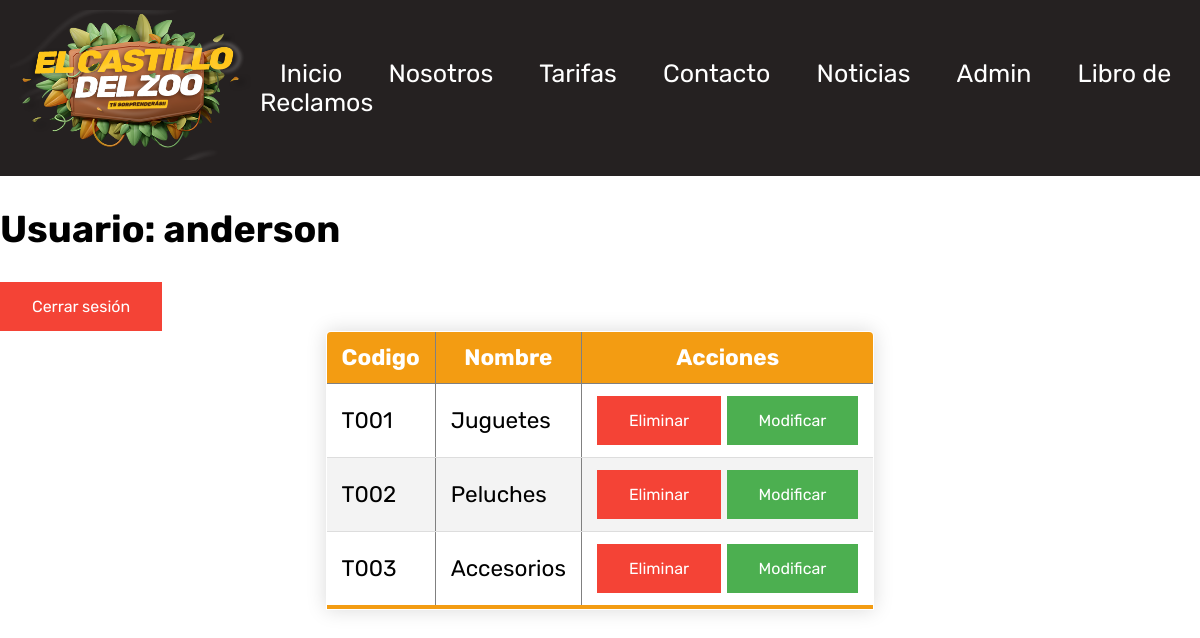
The app's page /paginas/tipo/listar.php (signed in) with its own data.
### tables this page shows
CREATE TABLE `tipo` (
  `codtip` varchar(10) NOT NULL,
  `nomtip` varchar(30) NOT NULL
);

### controlador/conexion.php (called while the page is built, shortened)
<?php
function listarTipo($conn){
    $sql="select codtip, nomtip from tipo";
    $res= mysqli_query($conn, $sql);
    $vec=array();
    while($f= mysqli_fetch_array($res))
        $vec[]=$f;
    return $vec;
}
?>

### paginas/tipo/listar.php (the view, shortened to what this page needs)
<!DOCTYPE html>
<html>
<head>
	<link rel="stylesheet" type="text/css" href="../../css\css.css">
</head>
<body class="indext">
	<?php
		include "../../includes/admincabecera.php";
	?>
	<?php
	require('../../controlador/conexion.php');
	$conn = conectar();
	?>
	<h2>Usuario: <?= $_SESSION['usuario'] ?></h2>
	<a class="beliminar" href="../../llamadas/procesoCerrarSesion.php">Cerrar sesión</a>
<table border="1" align="center" class="content-table">
	<thead>
	<tr>
		<th>Codigo</th>
		<th>Nombre</th>
		<th>Acciones</th>
	</tr>
</thead>
		<?php
		foreach (listarTipo($conn) as $key => $value) {
		?>
	<tr>
		<td><?=$value[0]?></td>
		<td><?=$value[1]?></td>
		<td>
			<a href="../../llamadas/procesoTipo.php?accion=eliminar&codigo=<?=$value[0]?>" class="beliminar">Eliminar</a>
			<a href="editar.php?accion=modificar&codigo=<?=$value[0]?>" class="bmodificar">Modificar</a>
		</td>
	</tr>
	<?php
	}
	?>
</table>
</body>
</html>

### css/css.css (style rules this page uses)
body { background-image: url("../Imagenes/fondo2.jpg"); margin: 0; }
a { text-decoration: none; color: #FFFFFF; }
.indext { background-image: url("../Imagenes/fondo6.jpg"); margin: 0; font-family: Rubik; font-size: 25px; }
.beliminar { background-color: #f44336; border: none; color: white; padding: 15px 32px; text-align: center; text-decoration: none; display: inline-block; font-size: 16px; }
.bmodificar { background-color: #4CAF50; border: none; color: white; padding: 15px 32px; text-align: center; text-decoration: none; display: inline-block; font-size: 16px; }
.content-table { border-collapse: collapse; margin: 0 auto; font-size: 0.9em; min-width: 400px; border-radius: 5px 5px 0 0; overflow: hidden; box-shadow: 0 0 20px rgba(0, 0, 0, 0.15); }
.content-table thead tr { background-color: #F39C12; color: #ffffff; text-align: center; font-weight: bold; }
.content-table th, .content-table td { padding: 12px 15px; }
.content-table tbody tr { border-bottom: 1px solid #dddddd; }
.content-table tbody tr:nth-of-type(even) { background-color: #f3f3f3; }
.content-table tbody tr:last-of-type { border-bottom: 5px solid #F39C12; }

### records on screen
tipo: codtip "T001", nomtip "Juguetes"
tipo: codtip "T002", nomtip "Peluches"
tipo: codtip "T003", nomtip "Accesorios"

### other values on screen
$_SESSION['usuario'] "anderson"
